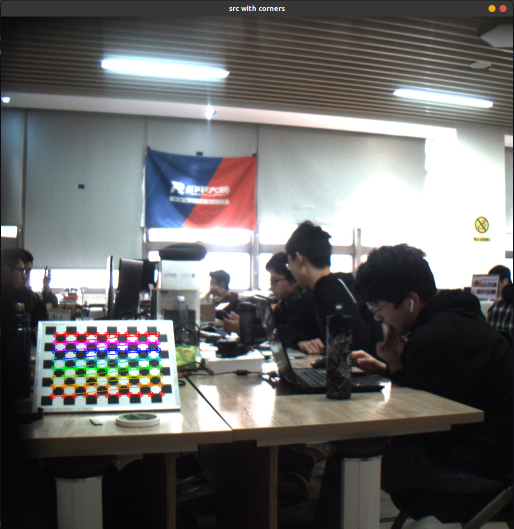
#> input picture img/标定程序运行截图.png, 1028 x 1057 px, given in place of 0.jpg, which was not available (shown at 1/2 size)
$ python cali_pre.py
#> lines starting #> are read from the running program, lines starting #| are printed output that depends on the picture; after the words box and inside, x2 and y2 are one past the last pixel; in counts of white or black regions, pixels touching at a corner belong together; pictures that were not available may be replaced by others from this repository, and a replacement may not be noted
import cv2
import numpy as np

def calibrate_single(imgNums, CheckerboardSize, Nx_cor, Ny_cor, saveFile=False, saveImages=False):
    '''
    单目(普通+广角/鱼眼)摄像头标定
    :param imgNums: 标定所需样本数,一般在20~40之间.按键盘空格键实时拍摄
    :param CheckerboardSize: 标定的棋盘格尺寸,必须为整数.(单位:mm或0.1mm)
    :param Nx_cor: 棋盘格横向内角数
    :param Ny_cor: 棋盘格纵向内角数
    :param saveFile: 是否保存标定结果,默认不保存.
    :param saveImages: 是否保存图片,默认不保存.
    :return mtx: 内参数矩阵.{f_x}{0}{c_x}{0}{f_y}{c_y}{0}{0}{1}
    :return dist: 畸变系数.(k_1,k_2,p_1,p_2,k_3)
    '''
#> called with imgNums = 26, CheckerboardSize = 25, Nx_cor = 11, Ny_cor = 8, saveFile = True, saveImages = False
    # 找棋盘格角点(角点精准化迭代过程的终止条件)
    criteria = (cv2.TERM_CRITERIA_EPS + cv2.TERM_CRITERIA_MAX_ITER, CheckerboardSize, 1e-6)  # (3,27,1e-6)
    flags = cv2.CALIB_CB_ADAPTIVE_THRESH + cv2.CALIB_CB_FAST_CHECK + cv2.CALIB_CB_NORMALIZE_IMAGE  # 11
    flags_fisheye = cv2.fisheye.CALIB_RECOMPUTE_EXTRINSIC + cv2.fisheye.CALIB_CHECK_COND + cv2.fisheye.CALIB_FIX_SKEW  # 14

    # 世界坐标系中的棋盘格点,例如(0,0,0), (1,0,0), (2,0,0) ....,(8,5,0)
    objp = np.zeros((1, Nx_cor * Ny_cor, 3), np.float32)
    objp[0, :, :2] = np.mgrid[0:Nx_cor, 0:Ny_cor].T.reshape(-1, 2)

    # 储存棋盘格角点的世界坐标和图像坐标对
    objpoints = []  # 在世界坐标系中的三维点
    imgpoints = []  # 在图像平面的二维点

    count = 0  # 用来标志成功检测到的棋盘格画面数量

    for i in range(imgNums):
        frame = cv2.imread('CamCalib/img/' + str(i)+'.jpg', cv2.IMREAD_COLOR)
#> frame is the input picture: shape (1057, 1028, 3); mean B, G, R 103.1, 103.7, 104
        # frame = cv2.resize(frame, (640,640))
        cv2.imshow('frame', frame)
        gray = cv2.cvtColor(frame, cv2.COLOR_BGR2GRAY)
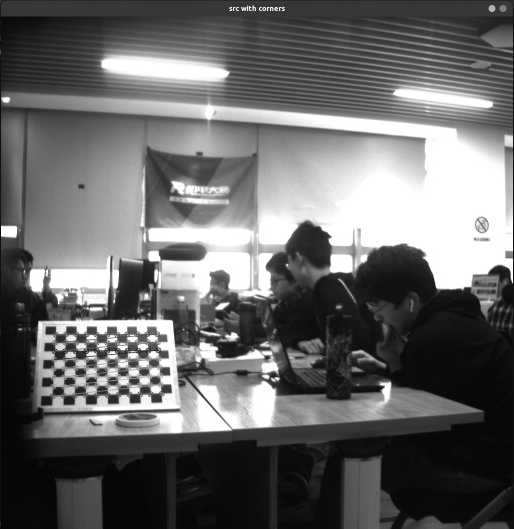
#> gray: shape (1057, 1028) (shown at 1/2 size); min 3, max 255, mean 103.7
        # 寻找棋盘格模板的角点
        ok, corners = cv2.findChessboardCornersSB(gray, (Nx_cor, Ny_cor), flags)
#> ok = True; corners = 88 rows, first 8: [322.8, 787.1], [301.4, 788.1], [280, 788.6], [258.6, 789.2], [236.9, 789.7], [215.2, 790.1], [193.4, 790.2], [171.4, 790.3]
        if count >= imgNums:
            break
        if ok:  # 如果找到，添加目标点，图像点
            objpoints.append(objp)
            cv2.cornerSubPix(gray, corners, (5, 5), (-1, -1), criteria)  # 获取更精确的角点位置
            imgpoints.append(corners)

            # 将角点在图像上显示
            cv2.drawChessboardCorners(frame, (Nx_cor, Ny_cor), corners, ok)
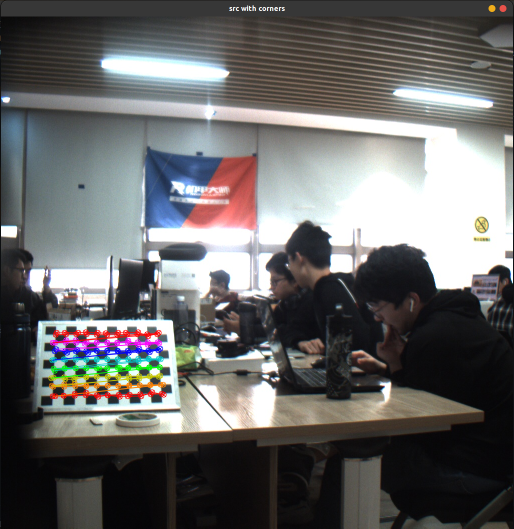
#> frame: shape (1057, 1028, 3) (shown at 1/2 size); 1.31% of pixels changed, all inside (x1, y1, x2, y2) = (96, 658, 334, 800)
            count += 1
            if saveImages:
                cv2.imwrite('CamCalib/imgWithCorners/' + str(count) + '.jpg', frame)
            print('NO.' + str(count))
            cv2.imshow('frame',frame)
            cv2.waitKey(0)
#> pass 2 of the loop in calibrate_single, `for i in range(imgNums):`:
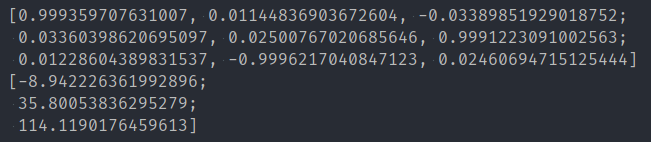
#> input picture img/标定结果1.png, 651 x 142 px, given in place of 1.jpg, which was not available
#> in calibrate_single, frame is the input picture: shape (142, 651, 3); mean B, G, R 62.5, 55.1, 51.4
#> in calibrate_single, `gray = cv2.cvtColor(frame, cv2.COLOR_BGR2GRAY)`:
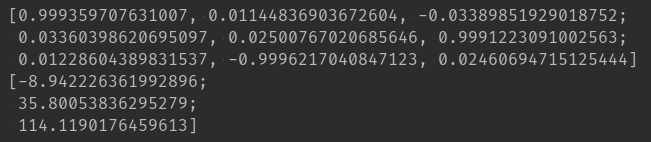
#> gray: shape (142, 651); min 44, max 187, mean 55.1
#> ok = False

    global mtx, dist

    # 标定. rvec和tvec是在获取了相机内参mtx,dist之后通过内部调用solvePnPRansac()函数获得的
    # ret为标定结果，mtx为内参数矩阵，dist为畸变系数，rvecs为旋转矩阵，tvecs为平移向量
    ret, mtx, dist, rvecs, tvecs = cv2.calibrateCamera(
        objpoints, imgpoints, gray.shape[:2][::-1], None, criteria
    )
    # 摄像头内参mtx = [[f_x,0,c_x][0,f_y,c_y][0,0,1]]
    print('mtx=np.array( ' + str(mtx.tolist()) + " )")
    # 畸变系数dist = (k1,k2,p1,p2,k3)
    print('dist=np.array( ' + str(dist.tolist()) + " )")

    # 鱼眼/大广角镜头的单目标定
    K = np.zeros((3, 3))
    D = np.zeros((4, 1))
    RR = [np.zeros((1, 1, 3), dtype=np.float64) for i in range(len(objpoints))]
    TT = [np.zeros((1, 1, 3), dtype=np.float64) for i in range(len(objpoints))]
    rms, _, _, _, _ = cv2.fisheye.calibrate(
        objpoints, imgpoints, gray.shape[:2][::-1], K, D, RR, TT, flags_fisheye, criteria
    )
    # 摄像头内参,此结果与mtx相比更为稳定和精确
    print("K=np.array( " + str(K.tolist()) + " )")
    # 畸变系数D = (k1,k2,k3,k4)
    print("D=np.array( " + str(D.tolist()) + " )")
    # 计算反投影误差
    mean_error = 0
    for i in range(len(objpoints)):
        imgpoints2, _ = cv2.projectPoints(objpoints[i], rvecs[i], tvecs[i], mtx, dist)
        error = cv2.norm(imgpoints[i], imgpoints2, cv2.NORM_L2) / len(imgpoints2)
        mean_error += error
    print("total error: ", mean_error / len(objpoints))

    if saveFile:
        np.savez('CamCalib/' + '/calibrate.npz', mtx=mtx, dist=dist, K=K, D=D)
    #cv2.destroyAllWindows()
    return mtx, dist, K, D

if __name__ == "__main__":
#> (the run stopped early here; a loop or call above may not have finished)
